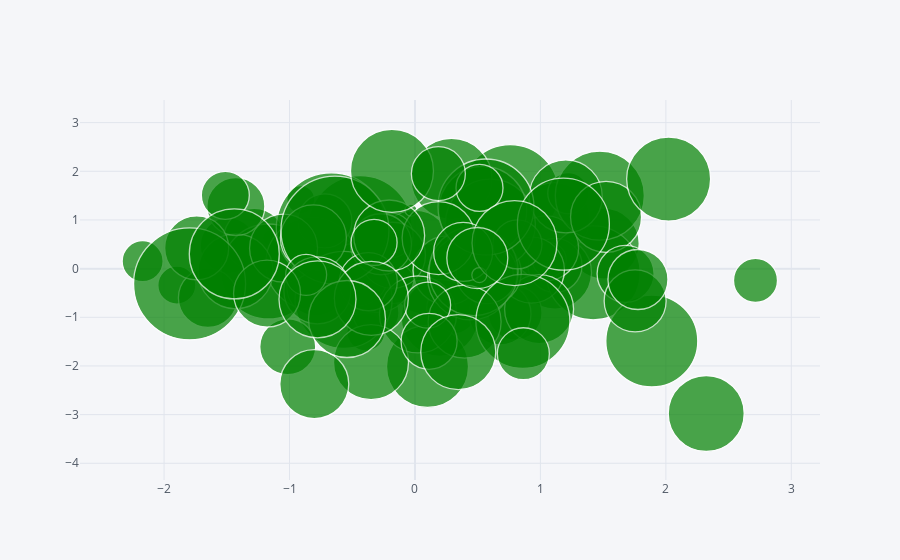

Source (notebook cell):
### Code cell
df1.iplot(kind = 'bubble', x = 'A', y = 'B', size = 'C', colors='green',)

### Figure 1 — Plotly figure (JSON) as saved in the notebook; plotly's stock layout.template omitted (floating-point values rounded to 4 significant figures)
{"data": [{"marker": {"color": ["green", "green", "green", "green", "green", "green", "green", "green", "green", "green", "green", "green", "green", "green", "green", "green", "green", "green", "green", "green", "green", "green", "green", "green", "green", "green", "green", "green", "green", "green", "green", "green", "green", "green", "green", "green", "green", "green", "green", "green", "green", "green", "green", "green", "green", "green", "green", "green", "green", "green", "green", "green", "green", "green", "green", "green", "green", "green", "green", "green", "green", "green", "green", "green", "green", "green", "green", "green", "green", "green", "green", "green", "green", "green", "green", "green", "green", "green", "green", "green", "green", "green", "green", "green", "green", "green", "green", "green", "green", "green", "green", "green", "green", "green", "green", "green", "green", "green", "green", "green"], "line": {"width": 1.3}, "size": [38, 71, 16, 104, 71, 51, 73, 71, 46, 41, 97, 56, 40, 38, 56, 54, 71, 61, 28, 75, 95, 54, 63, 34, 94, 59, 65, 62, 77, 45, 66, 92, 66, 69, 54, 110, 81, 41, 65, 89, 58, 75, 82, 58, 69, 90, 97, 77, 73, 64, 86, 61, 88, 61, 89, 75, 49, 96, 44, 68, 71, 41, 12, 73, 66, 92, 47, 73, 46, 108, 58, 92, 57, 56, 56, 67, 94, 69, 84, 62, 76, 75, 59, 71, 83, 46, 52, 112, 41, 74, 54, 60, 15, 77, 67, 77, 85, 48, 90, 61], "symbol": "circle"}, "mode": "markers", "text": "", "type": "scatter", "x": [-0.3912, 1.505, -1.15, -0.4372, 0.0863, 0.2972, 1.117, 3.12e-05, -0.3106, -0.1695, 0.759, -0.6567, -0.8494, -1.898, -1.489, 0.798, 1.11, -1.281, -0.9102, -0.3035, -1.167, 1.117, -0.464, 1.07, 1.42, -1.651, 1.045, 0.6776, 0.1968, -0.1949, -0.1796, -0.8223, 0.9286, 0.9894, -0.7179, -0.667, 0.2912, 1.222, 0.5881, 1.474, -0.7904, -1.43, 0.1001, -1.428, 0.2592, 0.601, -0.5695, 0.02425, 1.202, -1.74, 0.4432, 0.5707, 0.5402, -0.2705, 0.4671, -0.3503, 0.817, 0.566, 2.715, -1.047, 1.523, -2.171, -0.03193, 0.3956, -0.8095, 1.183, 0.5144, 0.1884, 0.1009, -0.6379, -0.3718, 1.888, 1.679, 0.1126, -1.014, -0.7783, 0.8604, -0.8025, 2.022, 1.755, 2.322, 0.3451, 0.3839, -0.2059, -0.1833, -0.3258, 0.864, -1.797, -0.8675, -0.3478, 0.1864, 1.778, 0.5129, -0.5418, -1.179, -0.777, 0.7937, -1.512, -1.44, 0.497], "y": [-1.304, 0.5135, 0.6348, 0.8434, -0.2154, -0.8235, -0.08469, 0.4724, -0.9051, -0.2941, 1.552, 0.08561, 0.4067, -0.3392, 0.4757, -0.9128, 1.039, 0.6096, 1.421, -0.1279, -0.05913, 0.06741, -0.1201, 0.1836, -0.08601, -0.602, 0.4171, -0.9307, -1.01, 0.6848, 0.2748, 0.1078, -0.02927, -0.8302, 0.9805, 0.8389, 1.844, 1.55, -0.08137, 1.5, -0.3777, -0.05505, -2.009, 1.277, -0.03414, 0.9163, -0.6414, -0.9398, 1.483, 0.4252, -0.1708, -0.09268, 1.199, 0.5008, -0.04948, -1.921, 0.4987, 1.266, -0.2433, 0.4206, 1.063, 0.1523, 1.202, -1.09, 0.6305, 0.9138, 1.659, 0.6276, -0.7492, 0.7912, -0.2678, -1.487, -0.1077, -1.493, -1.605, -0.447, -1.084, -2.372, 1.84, -0.6644, -2.977, -1.715, 0.3423, 0.6808, 2.009, 0.5388, -1.749, -0.3129, -0.1278, -0.611, 1.951, -0.2229, -0.132, -1.035, -0.5121, -0.63, 0.5245, 1.506, 0.3014, 0.2169]}], "layout": {"legend": {"bgcolor": "#F5F6F9", "font": {"color": "#4D5663"}}, "paper_bgcolor": "#F5F6F9", "plot_bgcolor": "#F5F6F9", "title": {"font": {"color": "#4D5663"}}, "xaxis": {"gridcolor": "#E1E5ED", "showgrid": true, "tickfont": {"color": "#4D5663"}, "title": {"font": {"color": "#4D5663"}, "text": ""}, "zerolinecolor": "#E1E5ED"}, "yaxis": {"gridcolor": "#E1E5ED", "showgrid": true, "tickfont": {"color": "#4D5663"}, "title": {"font": {"color": "#4D5663"}, "text": ""}, "zerolinecolor": "#E1E5ED"}}}
